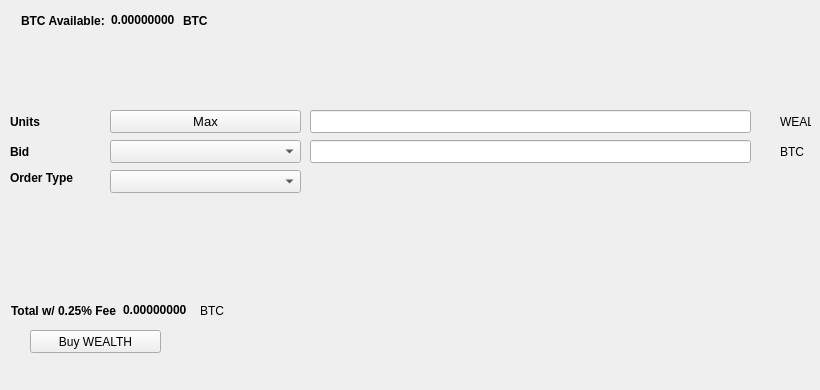
   <widget class="QWidget" name="BuyTab">
    <attribute name="title">
     <string>Buy</string>
    </attribute>
    <widget class="QPushButton" name="BuyAEX">
     <property name="geometry">
      <rect>
       <x>30</x>
       <y>330</y>
       <width>131</width>
       <height>23</height>
      </rect>
     </property>
     <property name="text">
      <string>Buy WEALTH</string>
     </property>
     <property name="icon">
      <iconset resource="../wealthsilo.qrc">
       <normaloff>:/icons/bitcoin</normaloff>:/icons/bitcoin</iconset>
     </property>
    </widget>
    <widget class="QLabel" name="label_3">
     <property name="geometry">
      <rect>
       <x>10</x>
       <y>110</y>
       <width>46</width>
       <height>23</height>
      </rect>
     </property>
     <property name="font">
      <font>
       <weight>75</weight>
       <bold>true</bold>
      </font>
     </property>
     <property name="text">
      <string>Units</string>
     </property>
    </widget>
    <widget class="QLineEdit" name="UnitsInput">
     <property name="geometry">
      <rect>
       <x>310</x>
       <y>110</y>
       <width>441</width>
       <height>23</height>
      </rect>
     </property>
     <property name="font">
      <font>
       <pointsize>9</pointsize>
       <weight>75</weight>
       <bold>true</bold>
      </font>
     </property>
    </widget>
    <widget class="QLineEdit" name="BuyBidPriceEdit">
     <property name="geometry">
      <rect>
       <x>310</x>
       <y>140</y>
       <width>441</width>
       <height>23</height>
      </rect>
     </property>
     <property name="font">
      <font>
       <pointsize>9</pointsize>
       <weight>75</weight>
       <bold>true</bold>
      </font>
     </property>
    </widget>
    <widget class="QLabel" name="label_4">
     <property name="geometry">
      <rect>
       <x>780</x>
       <y>110</y>
       <width>31</width>
       <height>23</height>
      </rect>
     </property>
     <property name="text">
      <string>WEALTH</string>
     </property>
    </widget>
    <widget class="QLabel" name="label_5">
     <property name="geometry">
      <rect>
       <x>780</x>
       <y>140</y>
       <width>31</width>
       <height>23</height>
      </rect>
     </property>
     <property name="text">
      <string>BTC</string>
     </property>
    </widget>
    <widget class="QLabel" name="label_6">
     <property name="geometry">
      <rect>
       <x>10</x>
       <y>140</y>
       <width>46</width>
       <height>23</height>
      </rect>
     </property>
     <property name="font">
      <font>
       <weight>75</weight>
       <bold>true</bold>
      </font>
     </property>
     <property name="text">
      <string>Bid</string>
     </property>
    </widget>
    <widget class="QLabel" name="label_7">
     <property name="geometry">
      <rect>
       <x>10</x>
       <y>170</y>
       <width>91</width>
       <height>16</height>
      </rect>
     </property>
     <property name="font">
      <font>
       <weight>75</weight>
       <bold>true</bold>
      </font>
     </property>
     <property name="text">
      <string>Order Type</string>
     </property>
    </widget>
    <widget class="QPushButton" name="Buy_Max_Amount">
     <property name="geometry">
      <rect>
       <x>110</x>
       <y>110</y>
       <width>191</width>
       <height>23</height>
      </rect>
     </property>
     <property name="font">
      <font>
       <pointsize>10</pointsize>
      </font>
     </property>
     <property name="text">
      <string>Max</string>
     </property>
    </widget>
    <widget class="QComboBox" name="BuyBidcomboBox">
     <property name="geometry">
      <rect>
       <x>110</x>
       <y>140</y>
       <width>191</width>
       <height>23</height>
      </rect>
     </property>
     <property name="font">
      <font>
       <pointsize>10</pointsize>
      </font>
     </property>
    </widget>
    <widget class="QComboBox" name="buyOrdertypeCombo">
     <property name="geometry">
      <rect>
       <x>110</x>
       <y>170</y>
       <width>191</width>
       <height>23</height>
      </rect>
     </property>
     <property name="font">
      <font>
       <pointsize>10</pointsize>
      </font>
     </property>
    </widget>
    <widget class="QWidget" name="layoutWidget1">
     <property name="geometry">
      <rect>
       <x>21</x>
       <y>11</y>
       <width>227</width>
       <height>19</height>
      </rect>
     </property>
     <layout class="QHBoxLayout" name="horizontalLayout_3">
      <item>
       <widget class="QLabel" name="label232">
        <property name="font">
         <font>
          <weight>75</weight>
          <bold>true</bold>
         </font>
        </property>
        <property name="text">
         <string>BTC Available:</string>
        </property>
       </widget>
      </item>
      <item>
       <widget class="QLabel" name="BtcAvailableLbl">
        <property name="palette">
         <palette>
          <active>
           <colorrole role="WindowText">
            <brush brushstyle="SolidPattern">
             <color alpha="255">
              <red>0</red>
              <green>0</green>
              <blue>0</blue>
             </color>
            </brush>
           </colorrole>
           <colorrole role="Button">
            <brush brushstyle="SolidPattern">
             <color alpha="255">
              <red>0</red>
              <green>170</green>
              <blue>0</blue>
             </color>
            </brush>
           </colorrole>
           <colorrole role="Light">
            <brush brushstyle="SolidPattern">
             <color alpha="255">
              <red>0</red>
              <green>255</green>
              <blue>0</blue>
             </color>
            </brush>
           </colorrole>
           <colorrole role="Midlight">
            <brush brushstyle="SolidPattern">
             <color alpha="255">
              <red>0</red>
              <green>212</green>
              <blue>0</blue>
             </color>
            </brush>
           </colorrole>
           <colorrole role="Dark">
            <brush brushstyle="SolidPattern">
             <color alpha="255">
              <red>0</red>
              <green>85</green>
              <blue>0</blue>
             </color>
            </brush>
           </colorrole>
           <colorrole role="Mid">
            <brush brushstyle="SolidPattern">
             <color alpha="255">
              <red>0</red>
              <green>113</green>
              <blue>0</blue>
             </color>
            </brush>
           </colorrole>
           <colorrole role="Text">
            <brush brushstyle="SolidPattern">
             <color alpha="255">
              <red>0</red>
              <green>170</green>
              <blue>0</blue>
             </color>
            </brush>
           </colorrole>
           <colorrole role="BrightText">
            <brush brushstyle="SolidPattern">
             <color alpha="255">
              <red>255</red>
              <green>255</green>
              <blue>255</blue>
             </color>
            </brush>
           </colorrole>
           <colorrole role="ButtonText">
            <brush brushstyle="SolidPattern">
             <color alpha="255">
              <red>0</red>
              <green>0</green>
              <blue>0</blue>
             </color>
            </brush>
           </colorrole>
           <colorrole role="Base">
            <brush brushstyle="SolidPattern">
             <color alpha="255">
              <red>255</red>
              <green>255</green>
              <blue>255</blue>
             </color>
            </brush>
           </colorrole>
           <colorrole role="Window">
            <brush brushstyle="SolidPattern">
             <color alpha="255">
              <red>0</red>
              <green>170</green>
              <blue>0</blue>
             </color>
            </brush>
           </colorrole>
           <colorrole role="Shadow">
            <brush brushstyle="SolidPattern">
             <color alpha="255">
              <red>0</red>
              <green>0</green>
              <blue>0</blue>
             </color>
            </brush>
           </colorrole>
           <colorrole role="AlternateBase">
            <brush brushstyle="SolidPattern">
             <color alpha="255">
              <red>127</red>
              <green>212</green>
              <blue>127</blue>
             </color>
            </brush>
           </colorrole>
           <colorrole role="ToolTipBase">
            <brush brushstyle="SolidPattern">
             <color alpha="255">
              <red>255</red>
              <green>255</green>
              <blue>220</blue>
             </color>
            </brush>
           </colorrole>
           <colorrole role="ToolTipText">
            <brush brushstyle="SolidPattern">
             <color alpha="255">
              <red>0</red>
              <green>0</green>
              <blue>0</blue>
             </color>
            </brush>
           </colorrole>
          </active>
          <inactive>
           <colorrole role="WindowText">
            <brush brushstyle="SolidPattern">
             <color alpha="255">
              <red>0</red>
              <green>0</green>
              <blue>0</blue>
             </color>
            </brush>
           </colorrole>
           <colorrole role="Button">
            <brush brushstyle="SolidPattern">
             <color alpha="255">
              <red>0</red>
              <green>170</green>
              <blue>0</blue>
             </color>
            </brush>
           </colorrole>
           <colorrole role="Light">
            <brush brushstyle="SolidPattern">
             <color alpha="255">
              <red>0</red>
              <green>255</green>
              <blue>0</blue>
             </color>
            </brush>
           </colorrole>
           <colorrole role="Midlight">
            <brush brushstyle="SolidPattern">
             <color alpha="255">
              <red>0</red>
              <green>212</green>
              <blue>0</blue>
             </color>
            </brush>
           </colorrole>
           <colorrole role="Dark">
            <brush brushstyle="SolidPattern">
             <color alpha="255">
              <red>0</red>
              <green>85</green>
              <blue>0</blue>
             </color>
            </brush>
           </colorrole>
           <colorrole role="Mid">
            <brush brushstyle="SolidPattern">
             <color alpha="255">
              <red>0</red>
              <green>113</green>
              <blue>0</blue>
             </color>
            </brush>
           </colorrole>
           <colorrole role="Text">
            <brush brushstyle="SolidPattern">
             <color alpha="255">
              <red>0</red>
              <green>170</green>
              <blue>0</blue>
             </color>
            </brush>
           </colorrole>
           <colorrole role="BrightText">
            <brush brushstyle="SolidPattern">
             <color alpha="255">
              <red>255</red>
              <green>255</green>
              <blue>255</blue>
             </color>
            </brush>
           </colorrole>
           <colorrole role="ButtonText">
            <brush brushstyle="SolidPattern">
             <color alpha="255">
              <red>0</red>
              <green>0</green>
              <blue>0</blue>
             </color>
            </brush>
           </colorrole>
           <colorrole role="Base">
            <brush brushstyle="SolidPattern">
             <color alpha="255">
              <red>255</red>
              <green>255</green>
              <blue>255</blue>
             </color>
            </brush>
           </colorrole>
           <colorrole role="Window">
            <brush brushstyle="SolidPattern">
             <color alpha="255">
              <red>0</red>
              <green>170</green>
              <blue>0</blue>
             </color>
            </brush>
           </colorrole>
           <colorrole role="Shadow">
            <brush brushstyle="SolidPattern">
             <color alpha="255">
              <red>0</red>
              <green>0</green>
              <blue>0</blue>
             </color>
            </brush>
           </colorrole>
           <colorrole role="AlternateBase">
            <brush brushstyle="SolidPattern">
             <color alpha="255">
              <red>127</red>
              <green>212</green>
              <blue>127</blue>
             </color>
            </brush>
           </colorrole>
           <colorrole role="ToolTipBase">
            <brush brushstyle="SolidPattern">
             <color alpha="255">
              <red>255</red>
              <green>255</green>
              <blue>220</blue>
             </color>
            </brush>
           </colorrole>
           <colorrole role="ToolTipText">
            <brush brushstyle="SolidPattern">
             <color alpha="255">
              <red>0</red>
              <green>0</green>
              <blue>0</blue>
             </color>
            </brush>
           </colorrole>
          </inactive>
          <disabled>
           <colorrole role="WindowText">
            <brush brushstyle="SolidPattern">
             <color alpha="255">
              <red>0</red>
              <green>85</green>
              <blue>0</blue>
             </color>
            </brush>
           </colorrole>
           <colorrole role="Button">
            <brush brushstyle="SolidPattern">
             <color alpha="255">
              <red>0</red>
              <green>170</green>
              <blue>0</blue>
             </color>
            </brush>
           </colorrole>
           <colorrole role="Light">
            <brush brushstyle="SolidPattern">
             <color alpha="255">
              <red>0</red>
              <green>255</green>
              <blue>0</blue>
             </color>
            </brush>
           </colorrole>
           <colorrole role="Midlight">
            <brush brushstyle="SolidPattern">
             <color alpha="255">
              <red>0</red>
              <green>212</green>
              <blue>0</blue>
             </color>
            </brush>
           </colorrole>
           <colorrole role="Dark">
            <brush brushstyle="SolidPattern">
             <color alpha="255">
              <red>0</red>
              <green>85</green>
              <blue>0</blue>
             </color>
            </brush>
           </colorrole>
           <colorrole role="Mid">
            <brush brushstyle="SolidPattern">
             <color alpha="255">
              <red>0</red>
              <green>113</green>
              <blue>0</blue>
             </color>
            </brush>
           </colorrole>
           <colorrole role="Text">
            <brush brushstyle="SolidPattern">
             <color alpha="255">
              <red>0</red>
              <green>85</green>
              <blue>0</blue>
             </color>
            </brush>
           </colorrole>
           <colorrole role="BrightText">
            <brush brushstyle="SolidPattern">
             <color alpha="255">
              <red>255</red>
              <green>255</green>
              <blue>255</blue>
             </color>
            </brush>
           </colorrole>
           <colorrole role="ButtonText">
            <brush brushstyle="SolidPattern">
             <color alpha="255">
              <red>0</red>
              <green>85</green>
              <blue>0</blue>
             </color>
            </brush>
           </colorrole>
           <colorrole role="Base">
            <brush brushstyle="SolidPattern">
             <color alpha="255">
              <red>0</red>
              <green>170</green>
              <blue>0</blue>
             </color>
            </brush>
           </colorrole>
           <colorrole role="Window">
            <brush brushstyle="SolidPattern">
             <color alpha="255">
              <red>0</red>
              <green>170</green>
              <blue>0</blue>
             </color>
            </brush>
           </colorrole>
           <colorrole role="Shadow">
            <brush brushstyle="SolidPattern">
             <color alpha="255">
              <red>0</red>
              <green>0</green>
              <blue>0</blue>
             </color>
            </brush>
           </colorrole>
           <colorrole role="AlternateBase">
            <brush brushstyle="SolidPattern">
             <color alpha="255">
              <red>0</red>
              <green>170</green>
              <blue>0</blue>
             </color>
            </brush>
           </colorrole>
           <colorrole role="ToolTipBase">
            <brush brushstyle="SolidPattern">
             <color alpha="255">
              <red>255</red>
              <green>255</green>
              <blue>220</blue>
             </color>
            </brush>
           </colorrole>
           <colorrole role="ToolTipText">
            <brush brushstyle="SolidPattern">
             <color alpha="255">
              <red>0</red>
              <green>0</green>
              <blue>0</blue>
             </color>
            </brush>
           </colorrole>
          </disabled>
         </palette>
        </property>
        <property name="font">
         <font>
          <weight>75</weight>
          <bold>true</bold>
         </font>
        </property>
        <property name="text">
         <string>0.00000000</string>
        </property>
        <property name="textInteractionFlags">
         <set>Qt::LinksAccessibleByMouse|Qt::TextSelectableByKeyboard|Qt::TextSelectableByMouse</set>
        </property>
       </widget>
      </item>
      <item>
       <widget class="QLabel" name="BtcAvailableLbl_2">
        <property name="font">
         <font>
          <weight>75</weight>
          <bold>true</bold>
         </font>
        </property>
        <property name="text">
         <string>BTC</string>
        </property>
       </widget>
      </item>
     </layout>
    </widget>
    <widget class="QWidget" name="layoutWidge2">
     <property name="geometry">
      <rect>
       <x>11</x>
       <y>301</y>
       <width>259</width>
       <height>19</height>
      </rect>
     </property>
     <layout class="QHBoxLayout" name="horizontalLayout_4">
      <item>
       <widget class="QLabel" name="label_9">
        <property name="font">
         <font>
          <weight>75</weight>
          <bold>true</bold>
         </font>
        </property>
        <property name="text">
         <string>Total w/ 0.25% Fee</string>
        </property>
       </widget>
      </item>
      <item>
       <widget class="QLabel" name="BuyCostLabel">
        <property name="palette">
         <palette>
          <active>
           <colorrole role="WindowText">
            <brush brushstyle="SolidPattern">
             <color alpha="255">
              <red>0</red>
              <green>0</green>
              <blue>0</blue>
             </color>
            </brush>
           </colorrole>
           <colorrole role="Button">
            <brush brushstyle="SolidPattern">
             <color alpha="255">
              <red>0</red>
              <green>170</green>
              <blue>0</blue>
             </color>
            </brush>
           </colorrole>
           <colorrole role="Light">
            <brush brushstyle="SolidPattern">
             <color alpha="255">
              <red>0</red>
              <green>255</green>
              <blue>0</blue>
             </color>
            </brush>
           </colorrole>
           <colorrole role="Midlight">
            <brush brushstyle="SolidPattern">
             <color alpha="255">
              <red>0</red>
              <green>212</green>
              <blue>0</blue>
             </color>
            </brush>
           </colorrole>
           <colorrole role="Dark">
            <brush brushstyle="SolidPattern">
             <color alpha="255">
              <red>0</red>
              <green>85</green>
              <blue>0</blue>
             </color>
            </brush>
           </colorrole>
           <colorrole role="Mid">
            <brush brushstyle="SolidPattern">
             <color alpha="255">
              <red>0</red>
              <green>113</green>
              <blue>0</blue>
             </color>
            </brush>
           </colorrole>
           <colorrole role="Text">
            <brush brushstyle="SolidPattern">
             <color alpha="255">
              <red>0</red>
              <green>170</green>
              <blue>0</blue>
             </color>
            </brush>
           </colorrole>
           <colorrole role="BrightText">
            <brush brushstyle="SolidPattern">
             <color alpha="255">
              <red>255</red>
              <green>255</green>
              <blue>255</blue>
             </color>
            </brush>
           </colorrole>
           <colorrole role="ButtonText">
            <brush brushstyle="SolidPattern">
             <color alpha="255">
              <red>0</red>
              <green>0</green>
              <blue>0</blue>
             </color>
            </brush>
           </colorrole>
           <colorrole role="Base">
            <brush brushstyle="SolidPattern">
             <color alpha="255">
              <red>255</red>
              <green>255</green>
              <blue>255</blue>
             </color>
            </brush>
           </colorrole>
           <colorrole role="Window">
            <brush brushstyle="SolidPattern">
             <color alpha="255">
              <red>0</red>
              <green>170</green>
              <blue>0</blue>
             </color>
            </brush>
           </colorrole>
           <colorrole role="Shadow">
            <brush brushstyle="SolidPattern">
             <color alpha="255">
              <red>0</red>
              <green>0</green>
              <blue>0</blue>
             </color>
            </brush>
           </colorrole>
           <colorrole role="AlternateBase">
            <brush brushstyle="SolidPattern">
             <color alpha="255">
              <red>127</red>
              <green>212</green>
              <blue>127</blue>
             </color>
            </brush>
           </colorrole>
           <colorrole role="ToolTipBase">
            <brush brushstyle="SolidPattern">
             <color alpha="255">
              <red>255</red>
              <green>255</green>
              <blue>220</blue>
             </color>
            </brush>
           </colorrole>
           <colorrole role="ToolTipText">
            <brush brushstyle="SolidPattern">
             <color alpha="255">
              <red>0</red>
              <green>0</green>
              <blue>0</blue>
             </color>
            </brush>
           </colorrole>
          </active>
          <inactive>
           <colorrole role="WindowText">
            <brush brushstyle="SolidPattern">
             <color alpha="255">
              <red>0</red>
              <green>0</green>
              <blue>0</blue>
             </color>
            </brush>
           </colorrole>
           <colorrole role="Button">
            <brush brushstyle="SolidPattern">
             <color alpha="255">
              <red>0</red>
              <green>170</green>
              <blue>0</blue>
             </color>
            </brush>
           </colorrole>
           <colorrole role="Light">
            <brush brushstyle="SolidPattern">
             <color alpha="255">
              <red>0</red>
              <green>255</green>
              <blue>0</blue>
             </color>
            </brush>
           </colorrole>
           <colorrole role="Midlight">
            <brush brushstyle="SolidPattern">
             <color alpha="255">
              <red>0</red>
              <green>212</green>
              <blue>0</blue>
             </color>
            </brush>
           </colorrole>
           <colorrole role="Dark">
            <brush brushstyle="SolidPattern">
             <color alpha="255">
              <red>0</red>
              <green>85</green>
              <blue>0</blue>
             </color>
            </brush>
           </colorrole>
           <colorrole role="Mid">
            <brush brushstyle="SolidPattern">
             <color alpha="255">
              <red>0</red>
              <green>113</green>
              <blue>0</blue>
             </color>
            </brush>
           </colorrole>
           <colorrole role="Text">
            <brush brushstyle="SolidPattern">
             <color alpha="255">
              <red>0</red>
              <green>170</green>
              <blue>0</blue>
             </color>
            </brush>
           </colorrole>
           <colorrole role="BrightText">
            <brush brushstyle="SolidPattern">
             <color alpha="255">
              <red>255</red>
              <green>255</green>
              <blue>255</blue>
             </color>
            </brush>
           </colorrole>
           <colorrole role="ButtonText">
            <brush brushstyle="SolidPattern">
             <color alpha="255">
              <red>0</red>
              <green>0</green>
              <blue>0</blue>
             </color>
            </brush>
           </colorrole>
           <colorrole role="Base">
            <brush brushstyle="SolidPattern">
             <color alpha="255">
              <red>255</red>
              <green>255</green>
              <blue>255</blue>
             </color>
            </brush>
           </colorrole>
           <colorrole role="Window">
            <brush brushstyle="SolidPattern">
             <color alpha="255">
              <red>0</red>
              <green>170</green>
              <blue>0</blue>
             </color>
            </brush>
           </colorrole>
           <colorrole role="Shadow">
            <brush brushstyle="SolidPattern">
             <color alpha="255">
              <red>0</red>
              <green>0</green>
              <blue>0</blue>
             </color>
            </brush>
           </colorrole>
           <colorrole role="AlternateBase">
            <brush brushstyle="SolidPattern">
             <color alpha="255">
              <red>127</red>
              <green>212</green>
              <blue>127</blue>
             </color>
            </brush>
           </colorrole>
           <colorrole role="ToolTipBase">
            <brush brushstyle="SolidPattern">
             <color alpha="255">
              <red>255</red>
              <green>255</green>
              <blue>220</blue>
             </color>
            </brush>
           </colorrole>
           <colorrole role="ToolTipText">
            <brush brushstyle="SolidPattern">
             <color alpha="255">
              <red>0</red>
              <green>0</green>
              <blue>0</blue>
             </color>
            </brush>
           </colorrole>
          </inactive>
          <disabled>
           <colorrole role="WindowText">
            <brush brushstyle="SolidPattern">
             <color alpha="255">
              <red>0</red>
              <green>85</green>
              <blue>0</blue>
             </color>
            </brush>
           </colorrole>
           <colorrole role="Button">
            <brush brushstyle="SolidPattern">
             <color alpha="255">
              <red>0</red>
              <green>170</green>
              <blue>0</blue>
             </color>
            </brush>
           </colorrole>
           <colorrole role="Light">
            <brush brushstyle="SolidPattern">
             <color alpha="255">
              <red>0</red>
              <green>255</green>
              <blue>0</blue>
             </color>
            </brush>
           </colorrole>
           <colorrole role="Midlight">
            <brush brushstyle="SolidPattern">
             <color alpha="255">
              <red>0</red>
              <green>212</green>
              <blue>0</blue>
             </color>
            </brush>
           </colorrole>
           <colorrole role="Dark">
            <brush brushstyle="SolidPattern">
             <color alpha="255">
              <red>0</red>
              <green>85</green>
              <blue>0</blue>
             </color>
            </brush>
           </colorrole>
           <colorrole role="Mid">
            <brush brushstyle="SolidPattern">
             <color alpha="255">
              <red>0</red>
              <green>113</green>
              <blue>0</blue>
             </color>
            </brush>
           </colorrole>
           <colorrole role="Text">
            <brush brushstyle="SolidPattern">
             <color alpha="255">
              <red>0</red>
              <green>85</green>
              <blue>0</blue>
             </color>
            </brush>
           </colorrole>
           <colorrole role="BrightText">
            <brush brushstyle="SolidPattern">
             <color alpha="255">
              <red>255</red>
              <green>255</green>
              <blue>255</blue>
             </color>
            </brush>
           </colorrole>
           <colorrole role="ButtonText">
            <brush brushstyle="SolidPattern">
             <color alpha="255">
              <red>0</red>
              <green>85</green>
              <blue>0</blue>
             </color>
            </brush>
           </colorrole>
           <colorrole role="Base">
            <brush brushstyle="SolidPattern">
             <color alpha="255">
              <red>0</red>
              <green>170</green>
              <blue>0</blue>
             </color>
            </brush>
           </colorrole>
           <colorrole role="Window">
            <brush brushstyle="SolidPattern">
             <color alpha="255">
              <red>0</red>
              <green>170</green>
              <blue>0</blue>
             </color>
            </brush>
           </colorrole>
           <colorrole role="Shadow">
            <brush brushstyle="SolidPattern">
             <color alpha="255">
              <red>0</red>
              <green>0</green>
              <blue>0</blue>
             </color>
            </brush>
           </colorrole>
           <colorrole role="AlternateBase">
            <brush brushstyle="SolidPattern">
             <color alpha="255">
              <red>0</red>
              <green>170</green>
              <blue>0</blue>
             </color>
            </brush>
           </colorrole>
           <colorrole role="ToolTipBase">
            <brush brushstyle="SolidPattern">
             <color alpha="255">
              <red>255</red>
              <green>255</green>
              <blue>220</blue>
             </color>
            </brush>
           </colorrole>
           <colorrole role="ToolTipText">
            <brush brushstyle="SolidPattern">
             <color alpha="255">
              <red>0</red>
              <green>0</green>
              <blue>0</blue>
             </color>
            </brush>
           </colorrole>
          </disabled>
         </palette>
        </property>
        <property name="font">
         <font>
          <weight>75</weight>
          <bold>true</bold>
         </font>
        </property>
        <property name="autoFillBackground">
         <bool>false</bool>
        </property>
        <property name="text">
         <string>0.00000000</string>
        </property>
        <property name="textInteractionFlags">
         <set>Qt::LinksAccessibleByMouse|Qt::TextSelectableByMouse</set>
        </property>
       </widget>
      </item>
      <item>
       <widget class="QLabel" name="label_10">
        <property name="font">
         <font>
          <weight>50</weight>
          <bold>false</bold>
         </font>
        </property>
        <property name="text">
         <string>BTC</string>
        </property>
       </widget>
      </item>
     </layout>
    </widget>
    <widget class="QLabel" name="label_24">
     <property name="geometry">
      <rect>
       <x>460</x>
       <y>300</y>
       <width>281</width>
       <height>81</height>
      </rect>
     </property>
     <property name="text">
      <string/>
     </property>
     <property name="pixmap">
      <pixmap>:/images/bittrex</pixmap>
     </property>
    </widget>
   </widget>
